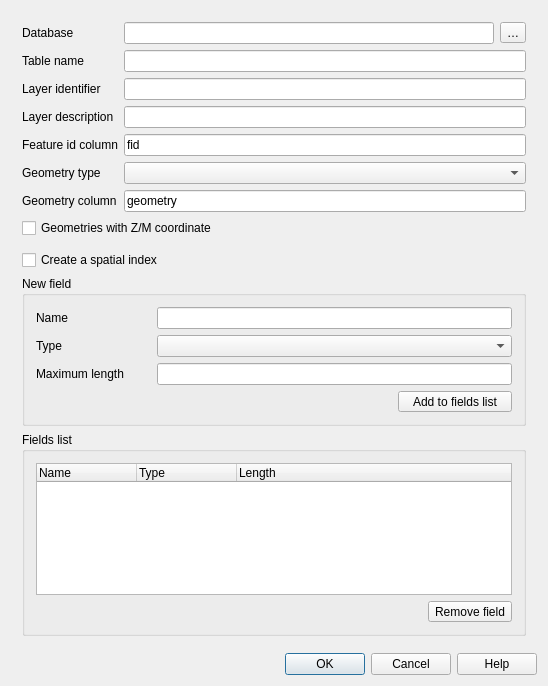
<?xml version="1.0" encoding="UTF-8"?>
<ui version="4.0">
 <class>QgsNewGeoPackageLayerDialogBase</class>
 <widget class="QDialog" name="QgsNewGeoPackageLayerDialogBase">
  <property name="geometry">
   <rect>
    <x>0</x>
    <y>0</y>
    <width>548</width>
    <height>686</height>
   </rect>
  </property>
  <property name="sizePolicy">
   <sizepolicy hsizetype="Expanding" vsizetype="Preferred">
    <horstretch>0</horstretch>
    <verstretch>0</verstretch>
   </sizepolicy>
  </property>
  <property name="minimumSize">
   <size>
    <width>351</width>
    <height>0</height>
   </size>
  </property>
  <property name="maximumSize">
   <size>
    <width>16777215</width>
    <height>16777215</height>
   </size>
  </property>
  <property name="windowTitle">
   <string>New GeoPackage Layer</string>
  </property>
  <property name="modal">
   <bool>true</bool>
  </property>
  <layout class="QGridLayout" name="gridLayout_4">
   <item row="9" column="0">
    <widget class="QDialogButtonBox" name="buttonBox">
     <property name="orientation">
      <enum>Qt::Horizontal</enum>
     </property>
     <property name="standardButtons">
      <set>QDialogButtonBox::Cancel|QDialogButtonBox::Help|QDialogButtonBox::Ok</set>
     </property>
    </widget>
   </item>
   <item row="1" column="0">
    <widget class="QgsScrollArea" name="scrollArea">
     <property name="frameShape">
      <enum>QFrame::NoFrame</enum>
     </property>
     <property name="frameShadow">
      <enum>QFrame::Plain</enum>
     </property>
     <property name="widgetResizable">
      <bool>true</bool>
     </property>
     <widget class="QWidget" name="scrollAreaWidgetContents">
      <property name="geometry">
       <rect>
        <x>0</x>
        <y>0</y>
        <width>514</width>
        <height>644</height>
       </rect>
      </property>
      <layout class="QGridLayout" name="gridLayout_5">
       <item row="5" column="0">
        <widget class="QCheckBox" name="mCheckBoxCreateSpatialIndex">
         <property name="toolTip">
          <string>Add an integer id field as the primary key for the new layer</string>
         </property>
         <property name="text">
          <string>Create a spatial index</string>
         </property>
        </widget>
       </item>
       <item row="0" column="0">
        <layout class="QHBoxLayout" name="horizontalLayout_6"/>
       </item>
       <item row="6" column="0">
        <widget class="QGroupBox" name="groupBox_3">
         <property name="title">
          <string>New field</string>
         </property>
         <layout class="QGridLayout" name="_2">
          <item row="0" column="1" colspan="3">
           <widget class="QLineEdit" name="mFieldNameEdit"/>
          </item>
          <item row="1" column="1" colspan="3">
           <widget class="QComboBox" name="mFieldTypeBox"/>
          </item>
          <item row="2" column="0">
           <widget class="QLabel" name="mFieldLengthLabel">
            <property name="text">
             <string>Maximum length</string>
            </property>
           </widget>
          </item>
          <item row="0" column="0">
           <widget class="QLabel" name="mFieldNameLabel">
            <property name="text">
             <string>Name</string>
            </property>
            <property name="buddy">
             <cstring>mFieldNameEdit</cstring>
            </property>
           </widget>
          </item>
          <item row="4" column="3">
           <widget class="QToolButton" name="mAddAttributeButton">
            <property name="sizePolicy">
             <sizepolicy hsizetype="Preferred" vsizetype="Fixed">
              <horstretch>0</horstretch>
              <verstretch>0</verstretch>
             </sizepolicy>
            </property>
            <property name="toolTip">
             <string>Add field to list</string>
            </property>
            <property name="layoutDirection">
             <enum>Qt::LeftToRight</enum>
            </property>
            <property name="text">
             <string>Add to fields list</string>
            </property>
            <property name="icon">
             <iconset resource="../../images/images.qrc">
              <normaloff>:/images/themes/default/mActionNewAttribute.svg</normaloff>:/images/themes/default/mActionNewAttribute.svg</iconset>
            </property>
            <property name="toolButtonStyle">
             <enum>Qt::ToolButtonTextBesideIcon</enum>
            </property>
           </widget>
          </item>
          <item row="1" column="0">
           <widget class="QLabel" name="mFieldTypeLabel">
            <property name="text">
             <string>Type</string>
            </property>
            <property name="buddy">
             <cstring>mFieldTypeBox</cstring>
            </property>
           </widget>
          </item>
          <item row="2" column="1" colspan="3">
           <widget class="QLineEdit" name="mFieldLengthEdit">
            <property name="toolTip">
             <string>&lt;html&gt;&lt;head/&gt;&lt;body&gt;&lt;p&gt;Field length / width&lt;/p&gt;&lt;/body&gt;&lt;/html&gt;</string>
            </property>
           </widget>
          </item>
         </layout>
        </widget>
       </item>
       <item row="1" column="0">
        <layout class="QGridLayout" name="gridLayout_2">
         <item row="4" column="2">
          <widget class="QLineEdit" name="mLayerIdentifierEdit">
           <property name="sizePolicy">
            <sizepolicy hsizetype="Expanding" vsizetype="Fixed">
             <horstretch>0</horstretch>
             <verstretch>0</verstretch>
            </sizepolicy>
           </property>
           <property name="toolTip">
            <string>&lt;html&gt;&lt;head/&gt;&lt;body&gt;&lt;p&gt;Human-readable identifier (e.g. short name) for the layer content&lt;/p&gt;&lt;/body&gt;&lt;/html&gt;</string>
           </property>
          </widget>
         </item>
         <item row="8" column="2">
          <widget class="QLineEdit" name="mGeometryColumnEdit">
           <property name="sizePolicy">
            <sizepolicy hsizetype="Expanding" vsizetype="Fixed">
             <horstretch>0</horstretch>
             <verstretch>0</verstretch>
            </sizepolicy>
           </property>
           <property name="toolTip">
            <string>&lt;html&gt;&lt;head/&gt;&lt;body&gt;&lt;p&gt;Name of the geometry column&lt;/p&gt;&lt;/body&gt;&lt;/html&gt;</string>
           </property>
           <property name="text">
            <string>geometry</string>
           </property>
          </widget>
         </item>
         <item row="1" column="2">
          <layout class="QHBoxLayout" name="horizontalLayout">
           <item>
            <widget class="QLineEdit" name="mDatabaseEdit">
             <property name="sizePolicy">
              <sizepolicy hsizetype="Expanding" vsizetype="Fixed">
               <horstretch>0</horstretch>
               <verstretch>0</verstretch>
              </sizepolicy>
             </property>
             <property name="toolTip">
              <string>&lt;html&gt;&lt;head/&gt;&lt;body&gt;&lt;p&gt;Existing or new GeoPackage database file name&lt;/p&gt;&lt;/body&gt;&lt;/html&gt;</string>
             </property>
            </widget>
           </item>
           <item>
            <widget class="QToolButton" name="mSelectDatabaseButton">
             <property name="toolTip">
              <string>&lt;html&gt;&lt;head/&gt;&lt;body&gt;&lt;p&gt;Select an existing or create a new database&lt;/p&gt;&lt;/body&gt;&lt;/html&gt;</string>
             </property>
             <property name="text">
              <string>…</string>
             </property>
            </widget>
           </item>
          </layout>
         </item>
         <item row="5" column="0">
          <widget class="QLabel" name="mLayerDescriptionLabel">
           <property name="text">
            <string>Layer description</string>
           </property>
           <property name="buddy">
            <cstring>mLayerIdentifierEdit</cstring>
           </property>
          </widget>
         </item>
         <item row="7" column="0">
          <widget class="QLabel" name="mGeometryTypeLabel">
           <property name="enabled">
            <bool>true</bool>
           </property>
           <property name="text">
            <string>Geometry type</string>
           </property>
          </widget>
         </item>
         <item row="8" column="0">
          <widget class="QLabel" name="mGeometryColumnLabel">
           <property name="text">
            <string>Geometry column</string>
           </property>
           <property name="buddy">
            <cstring>mGeometryColumnEdit</cstring>
           </property>
          </widget>
         </item>
         <item row="3" column="2">
          <widget class="QLineEdit" name="mTableNameEdit">
           <property name="sizePolicy">
            <sizepolicy hsizetype="Expanding" vsizetype="Fixed">
             <horstretch>0</horstretch>
             <verstretch>0</verstretch>
            </sizepolicy>
           </property>
           <property name="toolTip">
            <string>&lt;html&gt;&lt;head/&gt;&lt;body&gt;&lt;p&gt;Table name in the database&lt;/p&gt;&lt;/body&gt;&lt;/html&gt;</string>
           </property>
          </widget>
         </item>
         <item row="5" column="2">
          <widget class="QLineEdit" name="mLayerDescriptionEdit">
           <property name="sizePolicy">
            <sizepolicy hsizetype="Expanding" vsizetype="Fixed">
             <horstretch>0</horstretch>
             <verstretch>0</verstretch>
            </sizepolicy>
           </property>
           <property name="toolTip">
            <string>&lt;html&gt;&lt;head/&gt;&lt;body&gt;&lt;p&gt;Human-readable description for the layer content&lt;/p&gt;&lt;/body&gt;&lt;/html&gt;</string>
           </property>
          </widget>
         </item>
         <item row="1" column="0">
          <widget class="QLabel" name="mDatabaseLabel">
           <property name="enabled">
            <bool>true</bool>
           </property>
           <property name="text">
            <string>Database</string>
           </property>
          </widget>
         </item>
         <item row="3" column="0">
          <widget class="QLabel" name="mTableNameLabel">
           <property name="text">
            <string>Table name</string>
           </property>
           <property name="buddy">
            <cstring>mLayerIdentifierEdit</cstring>
           </property>
          </widget>
         </item>
         <item row="4" column="0">
          <widget class="QLabel" name="mLayerIdentifierLabel">
           <property name="text">
            <string>Layer identifier</string>
           </property>
           <property name="buddy">
            <cstring>mLayerIdentifierEdit</cstring>
           </property>
          </widget>
         </item>
         <item row="7" column="2">
          <widget class="QComboBox" name="mGeometryTypeBox">
           <property name="enabled">
            <bool>true</bool>
           </property>
           <property name="sizePolicy">
            <sizepolicy hsizetype="Expanding" vsizetype="Fixed">
             <horstretch>0</horstretch>
             <verstretch>0</verstretch>
            </sizepolicy>
           </property>
           <property name="toolTip">
            <string>&lt;html&gt;&lt;head/&gt;&lt;body&gt;&lt;p&gt;Geometry type&lt;/p&gt;&lt;/body&gt;&lt;/html&gt;</string>
           </property>
          </widget>
         </item>
         <item row="6" column="0">
          <widget class="QLabel" name="mFeatureIdLabel">
           <property name="text">
            <string>Feature id column</string>
           </property>
           <property name="buddy">
            <cstring>mGeometryColumnEdit</cstring>
           </property>
          </widget>
         </item>
         <item row="6" column="2">
          <widget class="QLineEdit" name="mFeatureIdColumnEdit">
           <property name="sizePolicy">
            <sizepolicy hsizetype="Expanding" vsizetype="Fixed">
             <horstretch>0</horstretch>
             <verstretch>0</verstretch>
            </sizepolicy>
           </property>
           <property name="toolTip">
            <string>&lt;html&gt;&lt;head/&gt;&lt;body&gt;&lt;p&gt;Name of the feature id column&lt;/p&gt;&lt;/body&gt;&lt;/html&gt;</string>
           </property>
           <property name="text">
            <string>fid</string>
           </property>
          </widget>
         </item>
        </layout>
       </item>
       <item row="7" column="0">
        <widget class="QGroupBox" name="groupBox_2">
         <property name="title">
          <string>Fields list</string>
         </property>
         <layout class="QGridLayout" name="gridLayout_3">
          <item row="2" column="0">
           <spacer name="horizontalSpacer_2">
            <property name="orientation">
             <enum>Qt::Horizontal</enum>
            </property>
            <property name="sizeHint" stdset="0">
             <size>
              <width>40</width>
              <height>20</height>
             </size>
            </property>
           </spacer>
          </item>
          <item row="2" column="1" colspan="2">
           <widget class="QToolButton" name="mRemoveAttributeButton">
            <property name="sizePolicy">
             <sizepolicy hsizetype="Fixed" vsizetype="Fixed">
              <horstretch>0</horstretch>
              <verstretch>0</verstretch>
             </sizepolicy>
            </property>
            <property name="toolTip">
             <string>Delete selected field</string>
            </property>
            <property name="text">
             <string>Remove field</string>
            </property>
            <property name="icon">
             <iconset resource="../../images/images.qrc">
              <normaloff>:/images/themes/default/mActionDeleteAttribute.svg</normaloff>:/images/themes/default/mActionDeleteAttribute.svg</iconset>
            </property>
            <property name="toolButtonStyle">
             <enum>Qt::ToolButtonTextBesideIcon</enum>
            </property>
           </widget>
          </item>
          <item row="1" column="0" colspan="3">
           <widget class="QTreeWidget" name="mAttributeView">
            <property name="sizePolicy">
             <sizepolicy hsizetype="Preferred" vsizetype="Expanding">
              <horstretch>0</horstretch>
              <verstretch>0</verstretch>
             </sizepolicy>
            </property>
            <property name="alternatingRowColors">
             <bool>true</bool>
            </property>
            <property name="rootIsDecorated">
             <bool>false</bool>
            </property>
            <property name="columnCount">
             <number>3</number>
            </property>
            <column>
             <property name="text">
              <string>Name</string>
             </property>
            </column>
            <column>
             <property name="text">
              <string>Type</string>
             </property>
            </column>
            <column>
             <property name="text">
              <string>Length</string>
             </property>
            </column>
           </widget>
          </item>
         </layout>
        </widget>
       </item>
       <item row="3" column="0">
        <widget class="QgsProjectionSelectionWidget" name="mCrsSelector" native="true">
         <property name="focusPolicy">
          <enum>Qt::StrongFocus</enum>
         </property>
        </widget>
       </item>
       <item row="2" column="0">
        <widget class="QCheckBox" name="mGeometryWithZCheckBox">
         <property name="text">
          <string>Geometries with Z/M coordinate</string>
         </property>
        </widget>
       </item>
      </layout>
     </widget>
    </widget>
   </item>
  </layout>
 </widget>
 <layoutdefault spacing="6" margin="11"/>
 <customwidgets>
  <customwidget>
   <class>QgsScrollArea</class>
   <extends>QScrollArea</extends>
   <header>qgsscrollarea.h</header>
   <container>1</container>
  </customwidget>
  <customwidget>
   <class>QgsProjectionSelectionWidget</class>
   <extends>QWidget</extends>
   <header>qgsprojectionselectionwidget.h</header>
   <container>1</container>
  </customwidget>
 </customwidgets>
 <tabstops>
  <tabstop>scrollArea</tabstop>
  <tabstop>mDatabaseEdit</tabstop>
  <tabstop>mSelectDatabaseButton</tabstop>
  <tabstop>mTableNameEdit</tabstop>
  <tabstop>mLayerIdentifierEdit</tabstop>
  <tabstop>mLayerDescriptionEdit</tabstop>
  <tabstop>mFeatureIdColumnEdit</tabstop>
  <tabstop>mGeometryTypeBox</tabstop>
  <tabstop>mGeometryColumnEdit</tabstop>
  <tabstop>mCrsSelector</tabstop>
  <tabstop>mCheckBoxCreateSpatialIndex</tabstop>
  <tabstop>mFieldNameEdit</tabstop>
  <tabstop>mFieldTypeBox</tabstop>
  <tabstop>mFieldLengthEdit</tabstop>
  <tabstop>mAddAttributeButton</tabstop>
  <tabstop>mAttributeView</tabstop>
  <tabstop>mRemoveAttributeButton</tabstop>
 </tabstops>
 <resources>
  <include location="../../images/images.qrc"/>
 </resources>
 <connections>
  <connection>
   <sender>buttonBox</sender>
   <signal>rejected()</signal>
   <receiver>QgsNewGeoPackageLayerDialogBase</receiver>
   <slot>reject()</slot>
   <hints>
    <hint type="sourcelabel">
     <x>290</x>
     <y>585</y>
    </hint>
    <hint type="destinationlabel">
     <x>242</x>
     <y>308</y>
    </hint>
   </hints>
  </connection>
 </connections>
</ui>
